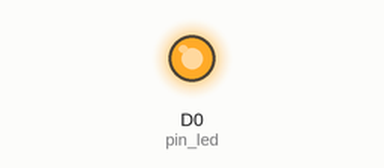
A sketch run on a simulated ESP8266 (NodeMCU). Shown: output pins drawn as LEDs (lit = HIGH). What the sketch prints to the serial monitor is not drawn.

Above: at 0.15 s.
Timing chart, 0 to 2.7 s (numbered marks = the images above):
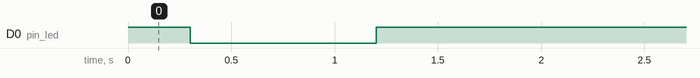

Measured:
- by itself, D0 (pin_led): HIGH → LOW at 0.30 s, → HIGH 0.90 s later

The sketch:

UDP-bridge-ap.ino
```cpp
// ESP8266 WiFi (UDP) <-> UART Bridge
// by Daniel McArthur

#include <ESP8266WiFi.h>
#include <WiFiUdp.h>

// Configure Serial Comms
#define BAUD_UART 921600  // Serial baud rate (NodeMCU CU2102 max rate is 921600
#define TIMEOUT_UART 500  // us (if delay in UART data > timeout, send UDP packet)
#define BUF_SIZE 8192     // Data receipt buffer size

// Set up Access Point
const char *ssid = "ESPBridge";   // Broadcast this SSID as Access Point
const char *pw = "bridge123";     // AP password
IPAddress ip_AP(192, 168, 1, 1);  // AP's IP Address
IPAddress ip_STA(192, 168, 1, 2); // Static IP for station
IPAddress gateway = ip_AP;
IPAddress netmask(255, 255, 255, 0);
const int port_udp = 8888;       // Port for UDP comms

// Set up built-in LED for user feedback
int pin_led = D0;        // LED indicates when UDP data is received
unsigned long t_udp = 0; // Timer since last UDP data
unsigned long t_led = 0; // Timer to throttle LED changes
//////////////////////////////////////////////////////////////////////////

WiFiUDP udp;

// Prepare data buffers
uint8_t buf_udp[BUF_SIZE];
uint8_t buf_uart[BUF_SIZE];
uint16_t i_uart=0;

void setup() {

  // Start UART Serial connection
  Serial.begin(BAUD_UART);

  // Enable led
  pinMode(pin_led, OUTPUT);
  digitalWrite(pin_led, HIGH); // ON/OFF are reversed for this LED

  //Start up Access Point
  WiFi.mode(WIFI_AP);
  WiFi.softAPConfig(ip_AP, gateway, netmask);
  WiFi.softAP(ssid, pw); // configure ssid and password for softAP

  // Start UDP Server
  Serial.print("\nAP forwarding UDP to UART: "); Serial.print(ip_AP);
  Serial.print(":"); Serial.print(port_udp); Serial.println(" --> UART0");
  Serial.print("AP forwarding UART to UDP: "); Serial.print("UART0 --> ");
  Serial.print(ip_STA); Serial.print(":"); Serial.println(port_udp);

  udp.begin(port_udp);
}


void loop() {

  // If there’s UDP data available, forward to UART
  int packet_size = udp.parsePacket();
  if(packet_size > 0) {
    //remoteIp = udp.remoteIP(); // store the ip of the remote device
    udp.read(buf_udp, BUF_SIZE);

    // Forward data from UDP on to UART
    Serial.write(buf_udp, packet_size);

    t_udp = millis(); // Update time of last UDP data
  }

  // If there's UART Serial data, forward to UDP
  if(Serial.available()) {

    // Read the data until there's a pause of TIMEOUT_UART or longer
    while(1) {
      if(Serial.available()) {
        buf_uart[i_uart] = (char)Serial.read(); // read char from UART
        if(i_uart < BUF_SIZE) {
          i_uart++;
        }
      } else {
        // Wait TIMEOUT_UART microseconds, then check for more data
        delayMicroseconds(TIMEOUT_UART);
        //Serial.println("dl");
        //delay(TIMEOUT_UART);
        if(!Serial.available()) {
          //Serial.println("bk");
          break;
        }
      }
    }

    // Forward UART Serial data to UDP port
    udp.beginPacket(ip_STA, port_udp); // remote IP and port
    udp.write(buf_uart, i_uart);
    udp.endPacket();
    i_uart = 0;
  }

  // Indicate when UDP data is active via built-in LED
  if(millis() - t_led >= 300 ) {   // Update status every 300 ms
    if(millis() - t_udp < 1000) {  // If UDP data received in last second
      digitalWrite(pin_led, LOW);
    } else {
      digitalWrite(pin_led, HIGH);
    }
    t_led = millis();
  }
}
```
